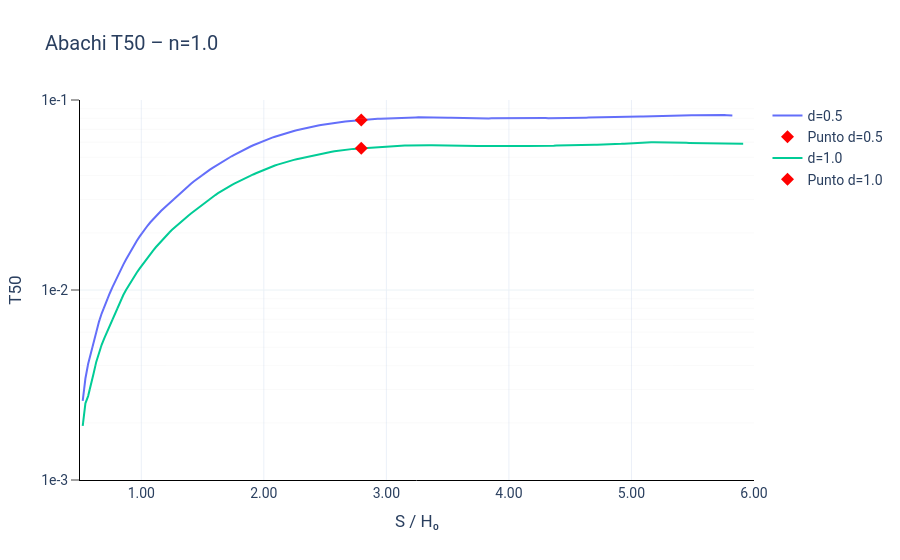

The code cell stored with this chart in its notebook:
### Markdown cell above
### Verifica temporale

L'efficienza idraulica media richiesta $E_{med}$ è stata raggiunta nel tempo adimensionale $T$ ricavato dagli abachi temporali per la configurazione definita da:

- permeabilità verticale $k_v$
- rapporto geometrico $D/H_0 = 1$
- valore noto di $S/H_0$

Il tempo reale $t$ è stato calcolato come:

$$
t = T \cdot \frac{2(1+\nu)(1 - 2\nu)\gamma_w H_0^2}{E \cdot k_v}
$$

dove:
- $T$ è il tempo adimensionale ($T_{50}$ o $T_{90}$)
- $\gamma_w$ è il peso specifico dell’acqua
- $E$ è il modulo di Young tangente
- $\nu$ è il coefficiente di Poisson
- $H_0$ è la profondità del dreno

Il coefficiente di sicurezza al tempo $T$ è stato stimato mediante:

$$
F(T) = F_0 + E_{med}(T) \cdot \Delta F
$$

con:
- $F_0$: coefficiente iniziale (condizione satura)
- $\Delta F = F_{\text{max}} - F_0$: incremento massimo ottenibile a piena efficienza
- $E_{med}(T)$: efficienza idraulica al tempo considerato

Nel caso specifico:
- a $T_{50}$, si verifica la condizione di sicurezza a medio termine
- a $T_{90}$, si verifica il comportamento a regime, assumendo $E(T_{90}) \approx 0.9 \cdot \bar{E}$

Il tempo reale è riportato in mesi, giorni o ore a seconda dell’ordine di grandezza.

### Code cell
abachiT = AbachiTemporali()
abachiT.plot_abaco_risultati(SuH0, n_label=n_label, tipo='T50')

### Figure 1 — Plotly figure (JSON) as saved in the notebook; plotly's stock layout.template omitted (floating-point values rounded to 4 significant figures; data arrays with more than 128 entries replaced by an {"elided": "..."} marker saying what was removed)
{"data": [{"hovertemplate": "S/H₀: %{x:.2f}<br>T: %{y:.2e}<extra></extra>", "mode": "lines", "name": "d=0.5", "type": "scatter", "x": {"elided": "250 float values"}, "y": {"elided": "250 float values"}}, {"marker": {"color": "red", "size": 10, "symbol": "diamond"}, "mode": "markers", "name": "Punto d=0.5", "type": "scatter", "x": [2.795], "y": [0.07848]}, {"hovertemplate": "S/H₀: %{x:.2f}<br>T: %{y:.2e}<extra></extra>", "mode": "lines", "name": "d=1.0", "type": "scatter", "x": {"elided": "250 float values"}, "y": {"elided": "250 float values"}}, {"marker": {"color": "red", "size": 10, "symbol": "diamond"}, "mode": "markers", "name": "Punto d=1.0", "type": "scatter", "x": [2.795], "y": [0.0557]}], "layout": {"font": {"family": "Roboto", "size": 14}, "hovermode": "closest", "margin": {"t": 100}, "shapes": [{"line": {"color": "rgba(200,200,200,0.2)", "width": 0.5}, "type": "line", "x0": 0, "x1": 1, "xref": "x domain", "y0": 0.002, "y1": 0.002, "yref": "y"}, {"line": {"color": "rgba(200,200,200,0.2)", "width": 0.5}, "type": "line", "x0": 0, "x1": 1, "xref": "x domain", "y0": 0.003, "y1": 0.003, "yref": "y"}, {"line": {"color": "rgba(200,200,200,0.2)", "width": 0.5}, "type": "line", "x0": 0, "x1": 1, "xref": "x domain", "y0": 0.004, "y1": 0.004, "yref": "y"}, {"line": {"color": "rgba(200,200,200,0.2)", "width": 0.5}, "type": "line", "x0": 0, "x1": 1, "xref": "x domain", "y0": 0.005, "y1": 0.005, "yref": "y"}, {"line": {"color": "rgba(200,200,200,0.2)", "width": 0.5}, "type": "line", "x0": 0, "x1": 1, "xref": "x domain", "y0": 0.006, "y1": 0.006, "yref": "y"}, {"line": {"color": "rgba(200,200,200,0.2)", "width": 0.5}, "type": "line", "x0": 0, "x1": 1, "xref": "x domain", "y0": 0.007, "y1": 0.007, "yref": "y"}, {"line": {"color": "rgba(200,200,200,0.2)", "width": 0.5}, "type": "line", "x0": 0, "x1": 1, "xref": "x domain", "y0": 0.008, "y1": 0.008, "yref": "y"}, {"line": {"color": "rgba(200,200,200,0.2)", "width": 0.5}, "type": "line", "x0": 0, "x1": 1, "xref": "x domain", "y0": 0.009, "y1": 0.009, "yref": "y"}, {"line": {"color": "rgba(200,200,200,0.2)", "width": 0.5}, "type": "line", "x0": 0, "x1": 1, "xref": "x domain", "y0": 0.02, "y1": 0.02, "yref": "y"}, {"line": {"color": "rgba(200,200,200,0.2)", "width": 0.5}, "type": "line", "x0": 0, "x1": 1, "xref": "x domain", "y0": 0.03, "y1": 0.03, "yref": "y"}, {"line": {"color": "rgba(200,200,200,0.2)", "width": 0.5}, "type": "line", "x0": 0, "x1": 1, "xref": "x domain", "y0": 0.04, "y1": 0.04, "yref": "y"}, {"line": {"color": "rgba(200,200,200,0.2)", "width": 0.5}, "type": "line", "x0": 0, "x1": 1, "xref": "x domain", "y0": 0.05, "y1": 0.05, "yref": "y"}, {"line": {"color": "rgba(200,200,200,0.2)", "width": 0.5}, "type": "line", "x0": 0, "x1": 1, "xref": "x domain", "y0": 0.06, "y1": 0.06, "yref": "y"}, {"line": {"color": "rgba(200,200,200,0.2)", "width": 0.5}, "type": "line", "x0": 0, "x1": 1, "xref": "x domain", "y0": 0.07, "y1": 0.07, "yref": "y"}, {"line": {"color": "rgba(200,200,200,0.2)", "width": 0.5}, "type": "line", "x0": 0, "x1": 1, "xref": "x domain", "y0": 0.08, "y1": 0.08, "yref": "y"}, {"line": {"color": "rgba(200,200,200,0.2)", "width": 0.5}, "type": "line", "x0": 0, "x1": 1, "xref": "x domain", "y0": 0.09, "y1": 0.09, "yref": "y"}], "showlegend": true, "title": {"text": "Abachi T50 – n=1.0"}, "xaxis": {"linecolor": "black", "linewidth": 1, "showspikes": true, "spikecolor": "grey", "spikethickness": 1, "tickformat": ".2f", "title": {"text": "S / H₀"}}, "yaxis": {"gridcolor": "#EAF2F6", "linecolor": "black", "linewidth": 1, "range": [-3, -1], "showgrid": true, "showspikes": true, "spikecolor": "grey", "spikethickness": 1, "ticklen": 8, "tickmode": "array", "ticks": "outside", "ticktext": ["1e-3", "1e-2", "1e-1", "1e0", "1e1"], "tickvals": [0.001, 0.01, 0.1, 1, 10], "title": {"text": "T50"}, "type": "log"}}}
